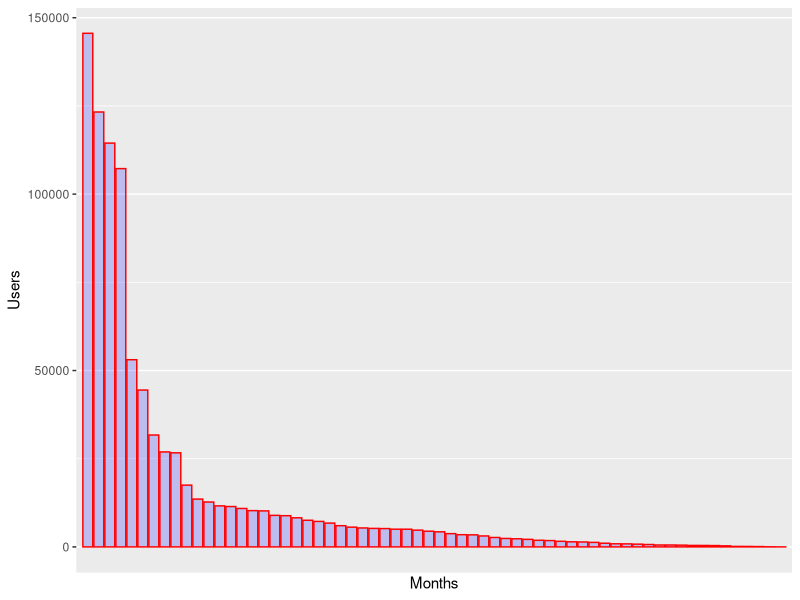

Recreate this plot in R.
## ---- chunk 1
library(ggplot2)

# generate data

n <- 64

data <- as.integer(rlnorm(n, log(3000), log(10)))

data <- data[order(data, decreasing = TRUE)]

df <- data.frame('months' = seq(1:length(data)), 'users' = data)

ggplot(df, aes(x = df$months, y = df$users)) + 
  geom_bar(stat="identity", fill=I("blue"), col=I("red"), alpha=I(.2)) +
  scale_x_discrete(labels = c(1:length(df$months))) +
  xlab("Months") + 
  ylab("Users")

